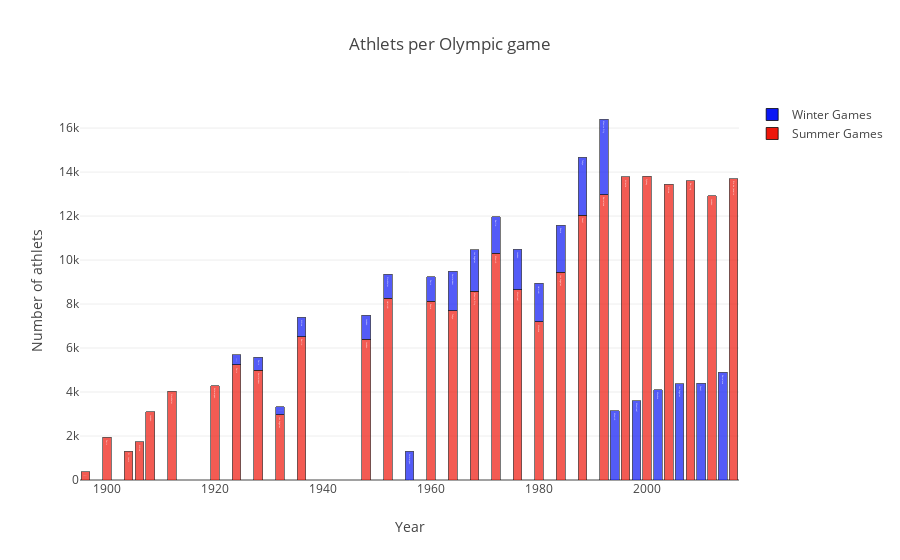

Write notebook code for a chart like this one.
### Markdown cell above
With this view is easier to see how the Olympic events are scheduled together from 1924 and separated starting from 1999.

We also display the city name in the small popup that appears when hover over the bars, beside the `Season`. 

In the following graph we play a bit more with the options for display for `go.Bar`. 

We will use the options to define color, opacity, margins for each barplot. 

As well, we change the layout to display the bars stacked (to see also the total number of athlets per Game, where there are two different games each year).

### Code cell
traceS = go.Bar(
    x = dfS['Year'],y = dfS['Athlets'],
    name="Summer Games",
     marker=dict(
                color='rgb(238,23,11)',
                line=dict(
                    color='black',
                    width=0.75),
                opacity=0.7,
            ),
    text=dfS['City'],
    
)
traceW = go.Bar(
    x = dfW['Year'],y = dfW['Athlets'],
    name="Winter Games",
    marker=dict(
                color='rgb(11,23,245)',
                line=dict(
                    color='black',
                    width=0.75),
                opacity=0.7,
            ),
    text=dfS['City']
)

data = [traceS, traceW]
layout = dict(title = 'Athlets per Olympic game',
          xaxis = dict(title = 'Year', showticklabels=True), 
          yaxis = dict(title = 'Number of athlets'),
          hovermode = 'compare',
          barmode='stack'
         )
fig = dict(data=data, layout=layout)
iplot(fig, filename='events-athlets4')

### Figure 1 — Plotly figure (JSON) as saved in the notebook; plotly's stock layout.template omitted (floating-point values rounded to 4 significant figures)
{"data": [{"marker": {"color": "rgb(238,23,11)", "line": {"color": "black", "width": 0.75}, "opacity": 0.7}, "name": "Summer Games", "text": ["Athina", "Paris", "St. Louis", "Athina", "London", "Stockholm", "Antwerpen", "Paris", "Amsterdam", "Los Angeles", "Berlin", "London", "Helsinki", "Roma", "Tokyo", "Mexico City", "Munich", "Montreal", "Moskva", "Los Angeles", "Seoul", "Barcelona", "Atlanta", "Sydney", "Athina", "Beijing", "London", "Rio de Janeiro"], "type": "bar", "x": [1896, 1900, 1904, 1906, 1908, 1912, 1920, 1924, 1928, 1932, 1936, 1948, 1952, 1960, 1964, 1968, 1972, 1976, 1980, 1984, 1988, 1992, 1996, 2000, 2004, 2008, 2012, 2016], "y": [380, 1936, 1301, 1733, 3101, 4040, 4292, 5233, 4992, 2969, 6506, 6405, 8270, 8119, 7702, 8588, 10304, 8641, 7191, 9454, 12037, 12977, 13780, 13821, 13443, 13602, 12920, 13688]}, {"marker": {"color": "rgb(11,23,245)", "line": {"color": "black", "width": 0.75}, "opacity": 0.7}, "name": "Winter Games", "text": ["Athina", "Paris", "St. Louis", "Athina", "London", "Stockholm", "Antwerpen", "Paris", "Amsterdam", "Los Angeles", "Berlin", "London", "Helsinki", "Roma", "Tokyo", "Mexico City", "Munich", "Montreal", "Moskva", "Los Angeles", "Seoul", "Barcelona", "Atlanta", "Sydney", "Athina", "Beijing", "London", "Rio de Janeiro"], "type": "bar", "x": [1924, 1928, 1932, 1936, 1948, 1952, 1956, 1960, 1964, 1968, 1972, 1976, 1980, 1984, 1988, 1992, 1994, 1998, 2002, 2006, 2010, 2014], "y": [460, 582, 352, 895, 1075, 1088, 1307, 1116, 1778, 1891, 1655, 1861, 1746, 2134, 2639, 3436, 3160, 3605, 4109, 4382, 4402, 4891]}], "layout": {"barmode": "stack", "hovermode": "compare", "title": "Athlets per Olympic game", "xaxis": {"showticklabels": true, "title": "Year"}, "yaxis": {"title": "Number of athlets"}}}
